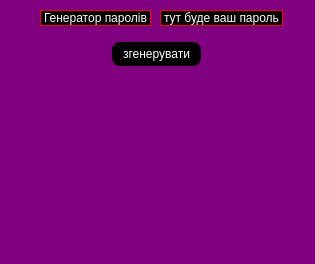
<?xml version="1.0" encoding="UTF-8"?>
<ui version="4.0">
 <class>MainWindow</class>
 <widget class="QMainWindow" name="MainWindow">
  <property name="geometry">
   <rect>
    <x>0</x>
    <y>0</y>
    <width>315</width>
    <height>264</height>
   </rect>
  </property>
  <property name="windowTitle">
   <string>logika</string>
  </property>
  <property name="styleSheet">
   <string notr="true">background:purple;</string>
  </property>
  <widget class="QWidget" name="centralwidget">
   <widget class="QLabel" name="generator">
    <property name="geometry">
     <rect>
      <x>40</x>
      <y>10</y>
      <width>111</width>
      <height>16</height>
     </rect>
    </property>
    <property name="styleSheet">
     <string notr="true">background:black;
color:white;
border: 1px solid red;
border-radius:10px;</string>
    </property>
    <property name="text">
     <string>Генератор паролів</string>
    </property>
    <property name="textInteractionFlags">
     <set>Qt::LinksAccessibleByKeyboard|Qt::LinksAccessibleByMouse|Qt::TextBrowserInteraction|Qt::TextSelectableByKeyboard|Qt::TextSelectableByMouse</set>
    </property>
   </widget>
   <widget class="QPushButton" name="code_create">
    <property name="geometry">
     <rect>
      <x>110</x>
      <y>40</y>
      <width>93</width>
      <height>28</height>
     </rect>
    </property>
    <property name="styleSheet">
     <string notr="true">color:white;
background:black;
border:2px solid purple;
border-radius:10px ;

</string>
    </property>
    <property name="text">
     <string>згенерувати</string>
    </property>
   </widget>
   <widget class="QLabel" name="password_label">
    <property name="geometry">
     <rect>
      <x>160</x>
      <y>10</y>
      <width>123</width>
      <height>16</height>
     </rect>
    </property>
    <property name="styleSheet">
     <string notr="true">background:black;
color:white;
border: 1px solid red;
border-radius: 9px;</string>
    </property>
    <property name="text">
     <string>тут буде ваш пароль</string>
    </property>
   </widget>
  </widget>
  <widget class="QStatusBar" name="statusbar"/>
 </widget>
 <resources/>
 <connections/>
</ui>
